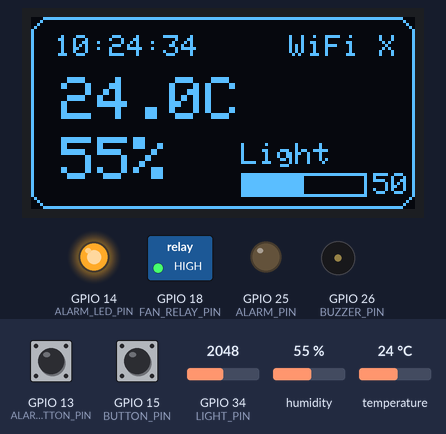
Recording of a sketch running on a simulated ESP32. Shown: 128×64 one-colour display, switched loads named in the sketch (green lamp = pin HIGH), output pins drawn as LEDs (lit = HIGH), buzzer (waves = sounding, pin HIGH). The inputs (shaded band) are chosen by the test bench; at power-on: GPIO 15 (BUTTON_PIN) HIGH, humidity 55 %, GPIO 34 (LIGHT_PIN) = 2048, temperature 24 °C, GPIO 13 (ALARM_BUTTON_PIN) HIGH. A WiFi scan finds three made-up networks; the local clock reads 2024-03-15 10:24:30 at power-on unless the sketch sets it; what the sketch prints to the serial monitor is not drawn.

Above: at 4.6 s.
4.7 s: GPIO 15 (BUTTON_PIN) pulled LOW for 0.25 s
At 6.0 s:
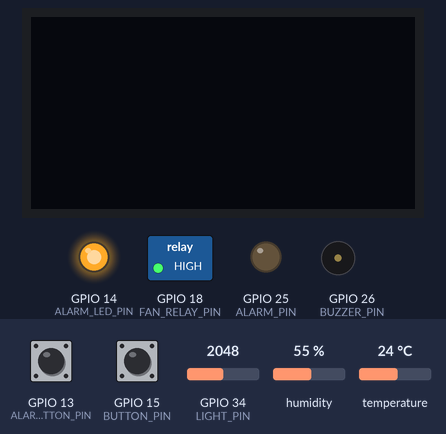
6.4 s: humidity set to 69 %
8.9 s: humidity set to 73 %
At 10.5 s:
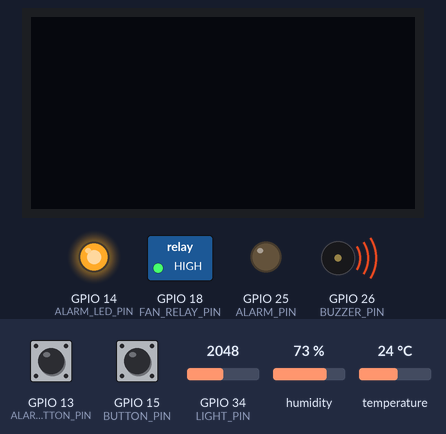
11.2 s: GPIO 34 (LIGHT_PIN) set to 3263
12.7 s: GPIO 34 (LIGHT_PIN) set to 3369
At 13.9 s:
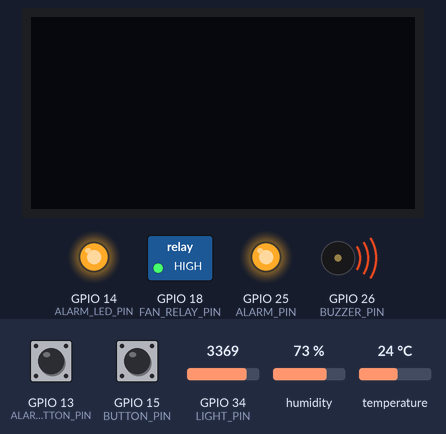
14.2 s: temperature set to 34 °C
17.0 s: temperature set to 37 °C
At 18.5 s:
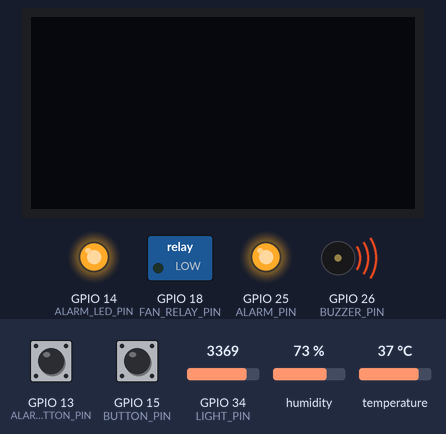
Timing chart, 0 to 20.0 s (numbered marks = the images above; inputs shaded):
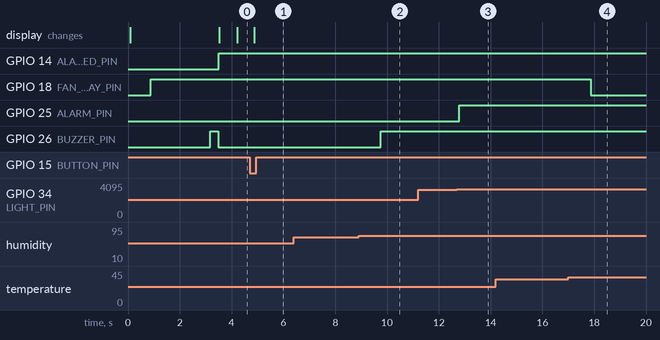

Measured:
- the behaviour switches between 70 and 71 % on humidity (found by bisection; images 1 and 2)
- the behaviour switches between 3316 and 3317 on GPIO 34 (LIGHT_PIN) (found by bisection; images 2 and 3)
- the behaviour switches between 35 and 36 °C on temperature (found by bisection; images 3 and 4)
- after the input at 4.7 s, the display: changes after 0.17 s (image 1)
- after the input at 6.4 s, every drawn part: stays the same
- after the input at 8.9 s, GPIO 26 (BUZZER_PIN): LOW → HIGH after 0.85 s
- after the input at 11.2 s, every drawn part: stays the same
- after the input at 12.7 s, GPIO 25 (ALARM_PIN): LOW → HIGH after 0.08 s
- after the input at 14.2 s, every drawn part: stays the same
- after the input at 17.0 s, GPIO 18 (FAN_RELAY_PIN): HIGH → LOW after 0.87 s

The sketch:

IoT_Smart_Room.ino
```cpp
#include "config.h"
#include "buzzer.h"
#include "display.h"
#include "sensor.h"
#include "ir_sensor.h"
#include "button.h"
#include "wifi_manager.h"
#include "time_manager.h"
#include "blynk_manager.h"
#include "state.h"
bool fanOn = false;

void setFan(bool state) {
  fanOn = state;

  if (RELAY_ACTIVE_LOW) {
    digitalWrite(FAN_RELAY_PIN, state ? LOW : HIGH);
  } else {
    digitalWrite(FAN_RELAY_PIN, state ? HIGH : LOW);
  }
}

void setup() {
  Serial.begin(115200);

  initBuzzer();
  initDisplay();
  bootScreen();

  initSensors();
  initIrSensor();
  initButton();
  pinMode(ALARM_LED_PIN, OUTPUT);
  pinMode(AUTO_LIGHT_LED_PIN, OUTPUT);

  pinMode(FAN_RELAY_PIN, OUTPUT);

  // Tắt relay/quạt khi ESP32 vừa khởi động
  setFan(false);

  bool wifiOk = connectWifiAuto();

  if (wifiOk) {
    syncTime();
    initBlynk();
    beepSuccess();
  } else {
    beepError();
  }
}
void loop() {
  handleButton();

  updateSensors();
  updateBlynk();

  float temperature = getTemperature();
  int lightPercent = getLightPercent();
  float humidity = getHumidity();

  bool isLowLight = lightPercent < LIGHT_LOW_PERCENT;

  // LED đỏ: báo chế độ cảnh báo đang bật
  digitalWrite(ALARM_LED_PIN, alarmEnabled ? HIGH : LOW);

  // Đèn: sáng khi độ ẩm > 70% (không cần bật/tắt theo trạng thái khác)
  bool autoLightOn = humidity > HUMIDITY_LIGHT_ON;
  digitalWrite(AUTO_LIGHT_LED_PIN, autoLightOn ? HIGH : LOW);

  // Còi: chỉ kêu khi cảnh báo bật và trời tối
  if (alarmEnabled && isLowLight) {
    alarmOn();
  } else {
    alarmOff();
  }

  // Quạt: bật khi nhiệt độ > 35°C, tắt khi nhiệt độ thấp hơn hoặc bằng
  if (temperature > TEMPERATURE_FAN_ON) {
    setFan(true);
  } else {
    setFan(false);
  }

  // OLED
  if (screenOn) {
    drawDashboard(
      temperature,
      humidity,
      lightPercent,
      getTimeString(),
      isWifiConnected()
    );
  }

  delay(200);
}
```

blynk_manager.cpp
```cpp
#include "config.h"

#include <Arduino.h>
#include <WiFi.h>
#include <BlynkSimpleEsp32.h>

#include "sensor.h"
#include "state.h"
#include "buzzer.h"

void initBlynk() {
  if (WiFi.status() != WL_CONNECTED) {
    Serial.println("Blynk Skipped: No WiFi");
    return;
  }

  Serial.println("Connecting Blynk...");

  Blynk.config(BLYNK_AUTH_TOKEN);

  bool ok = Blynk.connect(5000);

  if (ok) {
    Serial.println("Blynk Connected");

    Blynk.virtualWrite(V3, alarmEnabled);
    Blynk.virtualWrite(V4, screenOn);
  } else {
    Serial.println("Blynk Failed");
  }
}

void updateBlynk() {
  if (WiFi.status() != WL_CONNECTED) return;

  Blynk.run();

  static unsigned long lastSend = 0;

  if (millis() - lastSend > 2000) {
    Blynk.virtualWrite(V0, getTemperature());
    Blynk.virtualWrite(V1, getHumidity());
    Blynk.virtualWrite(V2, getLightPercent());

    lastSend = millis();
  }
}

BLYNK_WRITE(V3) {
  setAlarmState(param.asInt());
  beep(70);
}

BLYNK_WRITE(V4) {
  setScreenState(param.asInt());
  beep(70);
}

void syncBlynkScreen() {
  if (WiFi.status() == WL_CONNECTED && Blynk.connected()) {
    Blynk.virtualWrite(V4, screenOn);
    Serial.println("Sync V4 screen to Blynk");
  } else {
    Serial.println("Skip sync V4: Blynk not connected");
  }
}

void syncBlynkAlarm() {
  if (WiFi.status() == WL_CONNECTED && Blynk.connected()) {
    Blynk.virtualWrite(V3, alarmEnabled);
    Serial.println("Sync V3 alarm to Blynk");
  } else {
    Serial.println("Skip sync V3: Blynk not connected");
  }
}
```

blynk_manager.h
```cpp
#pragma once

void initBlynk();
void updateBlynk();

void syncBlynkScreen();
void syncBlynkAlarm();
```

button.cpp
```cpp
#include <Arduino.h>

#include "config.h"
#include "button.h"
#include "state.h"
#include "blynk_manager.h"

static bool lastScreenButton = HIGH;
static bool lastAlarmButton = HIGH;

static unsigned long lastScreenPress = 0;
static unsigned long lastAlarmPress = 0;

const unsigned long DEBOUNCE_MS = 250;

void initButton() {
  pinMode(BUTTON_PIN, INPUT_PULLUP);
  pinMode(ALARM_BUTTON_PIN, INPUT_PULLUP);
}

void handleButton() {
  bool screenButton = digitalRead(BUTTON_PIN);
  bool alarmButton = digitalRead(ALARM_BUTTON_PIN);

  // Nút bật/tắt màn hình - D15
  if (lastScreenButton == HIGH &&
      screenButton == LOW &&
      millis() - lastScreenPress > DEBOUNCE_MS) {

    setScreenState(!screenOn);
    syncBlynkScreen();

    lastScreenPress = millis();
  }

  // Nút bật/tắt cảnh báo - D13
  if (lastAlarmButton == HIGH &&
      alarmButton == LOW &&
      millis() - lastAlarmPress > DEBOUNCE_MS) {

    setAlarmState(!alarmEnabled);
    syncBlynkAlarm();

    Serial.print("Alarm: ");
    Serial.println(alarmEnabled ? "ON" : "OFF");

    lastAlarmPress = millis();
  }

  lastScreenButton = screenButton;
  lastAlarmButton = alarmButton;
}
```

button.h
```cpp
#pragma once

void initButton();
void handleButton();
bool isScreenOn();
```

buzzer.cpp
```cpp
#include <Arduino.h>
#include "config.h"
#include "buzzer.h"

void initBuzzer() {
  pinMode(BUZZER_PIN, OUTPUT);
  pinMode(ALARM_PIN, OUTPUT);

  digitalWrite(BUZZER_PIN, LOW);
  digitalWrite(ALARM_PIN, LOW);
}

void beep(int ms) {
  digitalWrite(BUZZER_PIN, HIGH);
  delay(ms);
  digitalWrite(BUZZER_PIN, LOW);
}

void beepSuccess() {
  beep(70);
  delay(80);
  beep(70);
}

void beepError() {
  beep(300);
}

void alarmOn() {
  digitalWrite(ALARM_PIN, HIGH);
}

void alarmOff() {
  digitalWrite(ALARM_PIN, LOW);
}
```

buzzer.h
```cpp
#pragma once

void initBuzzer();

void beep(int ms = 70);
void beepSuccess();
void beepError();

void alarmOn();
void alarmOff();
```

display.cpp
```cpp
#include <Wire.h>
#include <Adafruit_GFX.h>
#include <Adafruit_SSD1306.h>

#include "config.h"
#include "display.h"

#define SCREEN_WIDTH 128
#define SCREEN_HEIGHT 64

static Adafruit_SSD1306 display(SCREEN_WIDTH, SCREEN_HEIGHT, &Wire, -1);

void initDisplay() {
  Wire.begin(OLED_SDA, OLED_SCL);

  if (!display.begin(SSD1306_SWITCHCAPVCC, OLED_ADDR)) {
    while (true);
  }

  display.clearDisplay();
  display.display();
}

void bootScreen() {
  display.clearDisplay();
  display.setTextColor(SSD1306_WHITE);
  display.setTextSize(1);

  display.setCursor(28, 20);
  display.println(BLYNK_TEMPLATE_NAME);

  display.setCursor(38, 36);
  display.println(VERSION);

  display.display();
  delay(800);
}

void setDisplayPower(bool on) {
  if (on) {
    display.ssd1306_command(SSD1306_DISPLAYON);
  } else {
    display.ssd1306_command(SSD1306_DISPLAYOFF);
  }
}

static void drawLightBar(int x, int y, int width, int height, int percent) {
  percent = constrain(percent, 0, 100);

  display.drawRect(x, y, width, height, SSD1306_WHITE);

  int fillWidth = map(percent, 0, 100, 0, width - 2);
  display.fillRect(x + 1, y + 1, fillWidth, height - 2, SSD1306_WHITE);
}

void drawDashboard(
  float temperature,
  float humidity,
  int lightPercent,
  String timeText,
  bool wifiConnected
) {
  display.clearDisplay();
  display.setTextColor(SSD1306_WHITE);

  display.drawRoundRect(0, 0, 128, 64, 6, SSD1306_WHITE);

  display.setTextSize(1);
  display.setCursor(8, 6);
  display.print(timeText);

  display.setCursor(86, 6);
  display.print("WiFi ");
  display.print(wifiConnected ? "O" : "X");

  display.setTextSize(2);

  display.setCursor(10, 20);
  display.print(temperature, 1);
  display.print("C");

  display.setCursor(10, 40);
  display.print(humidity, 0);
  display.print("%");

  display.setTextSize(1);
  display.setCursor(70, 42);
  display.print("Light");

  drawLightBar(70, 52, 42, 8, lightPercent);

  display.setCursor(114, 52);
  display.print(lightPercent);

  display.display();
}
```

display.h
```cpp
#pragma once
#include <Arduino.h>

void initDisplay();
void bootScreen();
void setDisplayPower(bool on);

void drawDashboard(
  float temperature,
  float humidity,
  int lightPercent,
  String timeText,
  bool wifiConnected
);
```

ir_sensor.cpp
```cpp
#include <Arduino.h>

#include "config.h"
#include "ir_sensor.h"

static bool irDetected = false;
static unsigned long lastDetectedAt = 0;

void initIrSensor() {
  pinMode(IR_SENSOR_PIN, INPUT);
}

void updateIrSensor() {
  bool pinState = digitalRead(IR_SENSOR_PIN);

  if (IR_ACTIVE_LOW) {
    irDetected = (pinState == LOW);
  } else {
    irDetected = (pinState == HIGH);
  }

  if (irDetected) {
    lastDetectedAt = millis();
  }
}

bool isIrDetectedNow() {
  return irDetected;
}

bool hasRecentPresence() {
  if (lastDetectedAt == 0) {
    return false;
  }

  return millis() - lastDetectedAt < SCREEN_AUTO_OFF_MS;
}
```

ir_sensor.h
```cpp
#pragma once

void initIrSensor();
void updateIrSensor();

bool isIrDetectedNow();
bool hasRecentPresence();
```

secrets.example.h
```cpp
#pragma once

#define WIFI_SSID_1 ""
#define WIFI_PASS_1 ""

#define WIFI_SSID_2 ""
#define WIFI_PASS_2 ""

#define BLYNK_TEMPLATE_ID ""
#define BLYNK_TEMPLATE_NAME ""
#define BLYNK_AUTH_TOKEN ""
```

sensor.cpp
```cpp
#include <Arduino.h>
#include <DHT.h>
#include "config.h"
#include "sensor.h"

static DHT dht(DHT_PIN, DHT_TYPE);

static float temperature = 0;
static float humidity = 0;
static int lightRaw = 0;
static int lightPercent = 0;

void initSensors() {
  dht.begin();
  pinMode(LIGHT_PIN, INPUT);
}

void updateSensors() {
  float t = dht.readTemperature();
  float h = dht.readHumidity();

  if (!isnan(t)) temperature = t;
  if (!isnan(h)) humidity = h;

  lightRaw = analogRead(LIGHT_PIN);
  lightPercent = map(lightRaw, 0, 4095, 100, 0);
  lightPercent = constrain(lightPercent, 0, 100);

  Serial.print("Temp: ");
  Serial.print(temperature);
  Serial.print(" | Hum: ");
  Serial.print(humidity);
  Serial.print(" | Light raw: ");
  Serial.print(lightRaw);
  Serial.print(" | Light %: ");
  Serial.println(lightPercent);
}

float getTemperature() {
  return temperature;
}

float getHumidity() {
  return humidity;
}

int getLightRaw() {
  return lightRaw;
}

int getLightPercent() {
  return lightPercent;
}
```

sensor.h
```cpp
#pragma once

void initSensors();
void updateSensors();

float getTemperature();
float getHumidity();
int getLightRaw();
int getLightPercent();
```

state.cpp
```cpp
#include "state.h"
#include "display.h"

bool screenOn = true;
bool alarmEnabled = true;

void setScreenState(bool state) {
  screenOn = state;
  setDisplayPower(screenOn);
}

void setAlarmState(bool state) {
  alarmEnabled = state;
}
```

state.h
```cpp
#pragma once

extern bool screenOn;
extern bool alarmEnabled;

void setScreenState(bool state);
void setAlarmState(bool state);
```

time_manager.cpp
```cpp
#include <Arduino.h>
#include <time.h>

#include "config.h"
#include "time_manager.h"

void syncTime() {
  configTime(GMT_OFFSET_SEC, DAYLIGHT_OFFSET_SEC, "pool.ntp.org", "time.nist.gov");
}

String getTimeString() {
  struct tm timeinfo;

  if (!getLocalTime(&timeinfo)) {
    return "--:--:--";
  }

  char buffer[10];
  strftime(buffer, sizeof(buffer), "%H:%M:%S", &timeinfo);

  return String(buffer);
}
```

time_manager.h
```cpp
#pragma once
#include <Arduino.h>

void syncTime();
String getTimeString();
```

wifi_manager.cpp
```cpp
#include <Arduino.h>
#include <WiFi.h>

#include "config.h"
#include "wifi_manager.h"
#include "display.h"

bool connectWifiAuto() {
  WiFi.mode(WIFI_STA);
  WiFi.disconnect();
  delay(300);

  Serial.println("Scanning WiFi...");
  int n = WiFi.scanNetworks();

  if (n <= 0) {
    Serial.println("No WiFi found");
    return false;
  }

  for (int i = 0; i < WIFI_COUNT; i++) {
    for (int j = 0; j < n; j++) {
      if (WiFi.SSID(j) == WIFI_LIST[i].ssid) {
        Serial.print("Connecting to ");
        Serial.println(WIFI_LIST[i].ssid);

        WiFi.begin(WIFI_LIST[i].ssid, WIFI_LIST[i].password);

        unsigned long start = millis();

        while (WiFi.status() != WL_CONNECTED && millis() - start < 12000) {
          delay(300);
          Serial.print(".");
        }

        Serial.println();

        if (WiFi.status() == WL_CONNECTED) {
          Serial.print("Connected IP: ");
          Serial.println(WiFi.localIP());
          return true;
        }
      }
    }
  }

  Serial.println("WiFi connect failed");
  return false;
}

bool isWifiConnected() {
  return WiFi.status() == WL_CONNECTED;
}
```

wifi_manager.h
```cpp
#pragma once

bool connectWifiAuto();
bool isWifiConnected();
```

config.h
```cpp
#pragma once
#include <secrets.h>

#define VERSION "1.1"

#define OLED_SDA 21
#define OLED_SCL 22
#define OLED_ADDR 0x3C

#define DHT_PIN 4
#define DHT_TYPE DHT11

#define BUTTON_PIN 15

#define BUZZER_PIN 26
#define ALARM_PIN 25
#define ALARM_BUTTON_PIN 13
#define ALARM_LED_PIN 14

#define LIGHT_PIN 34
#define LIGHT_DO_PIN 27
#define LIGHT_LOW_PERCENT 20

#define BUTTON_PIN 15
#define AUTO_LIGHT_LED_PIN 26

#define GMT_OFFSET_SEC 7 * 3600
#define DAYLIGHT_OFFSET_SEC 0

#define IR_SENSOR_PIN 32
#define IR_ACTIVE_LOW true

#define SCREEN_AUTO_OFF_MS 30000UL

#define FAN_RELAY_PIN 18

#define TEMPERATURE_FAN_ON 35.0
#define HUMIDITY_LIGHT_ON 70.0

// Relay thường kích khi LOW
#define RELAY_ACTIVE_LOW true

struct WifiInfo {
  const char* ssid;
  const char* password;
};

static WifiInfo WIFI_LIST[] = {
    {WIFI_SSID_1, WIFI_PASS_1},
    {WIFI_SSID_2, WIFI_PASS_2}
};

static const int WIFI_COUNT = sizeof(WIFI_LIST) / sizeof(WIFI_LIST[0]);
```
